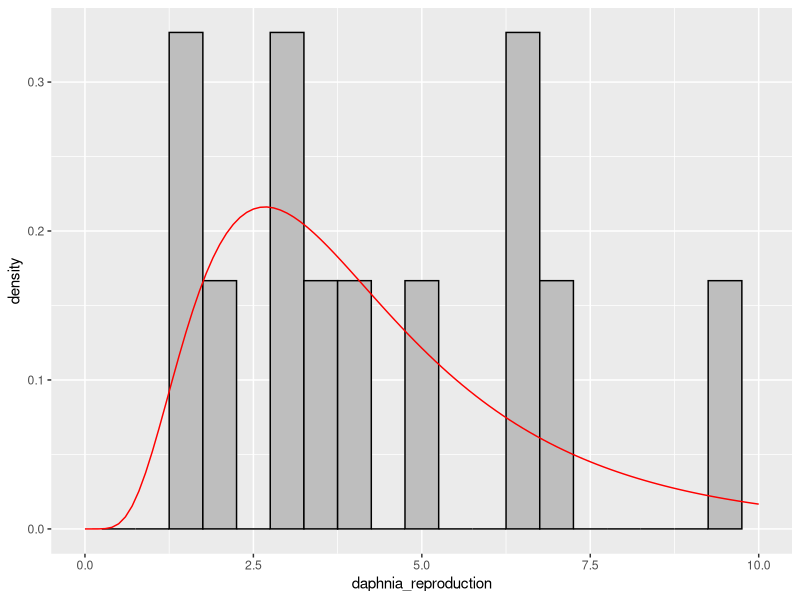
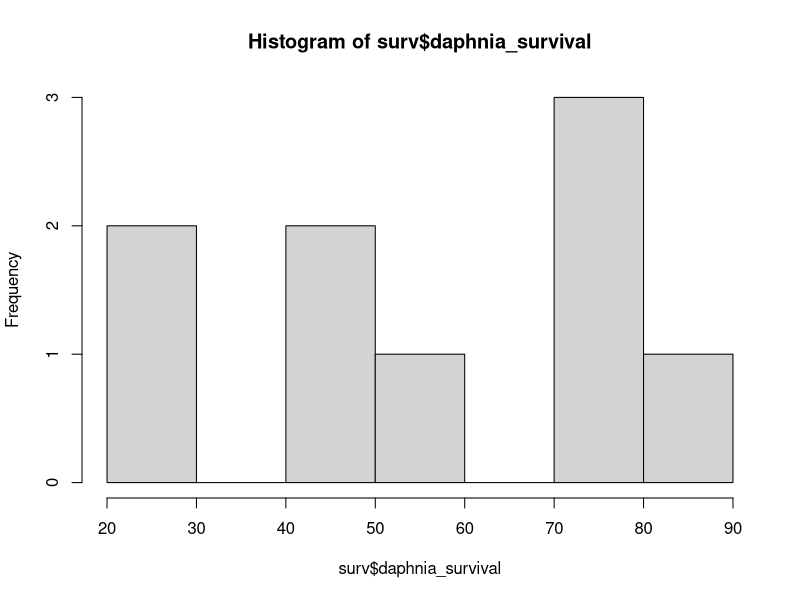
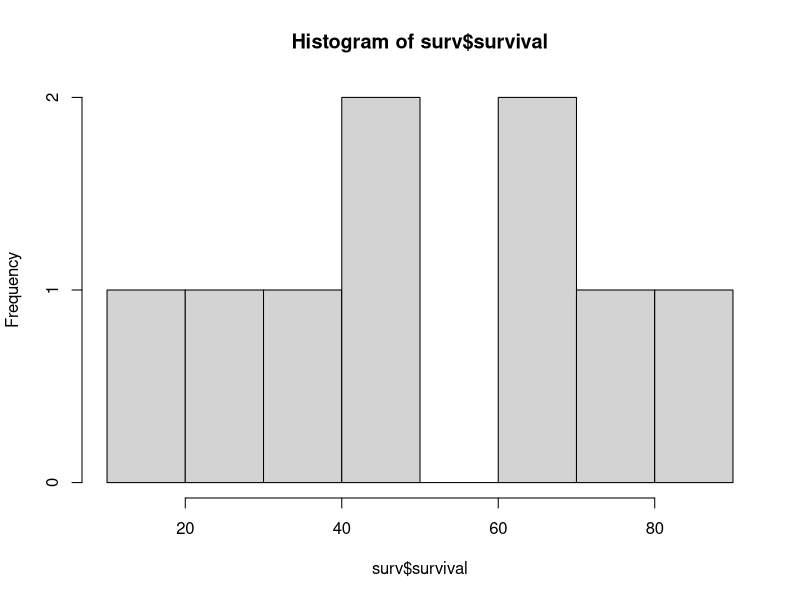
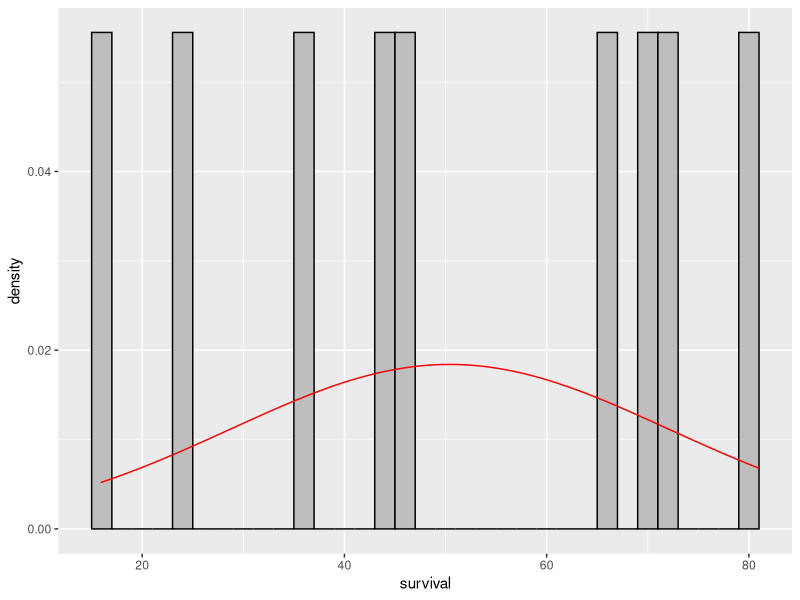
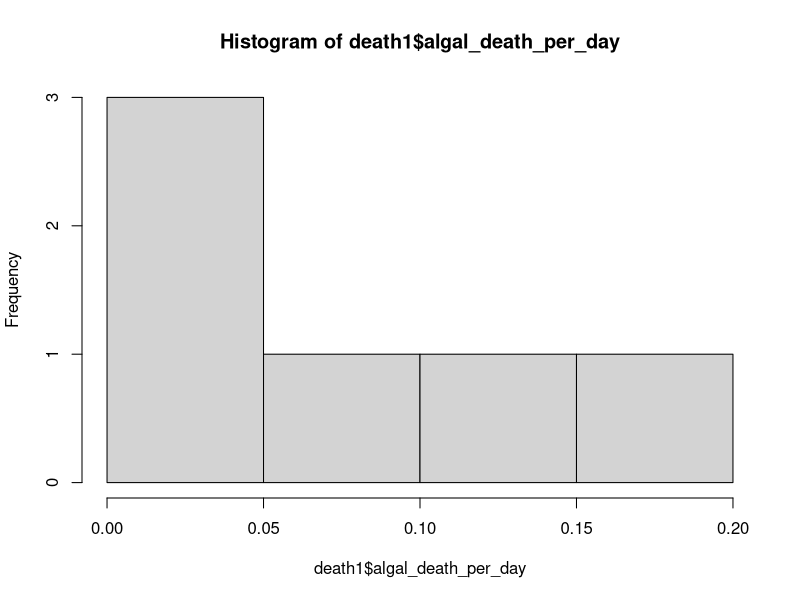
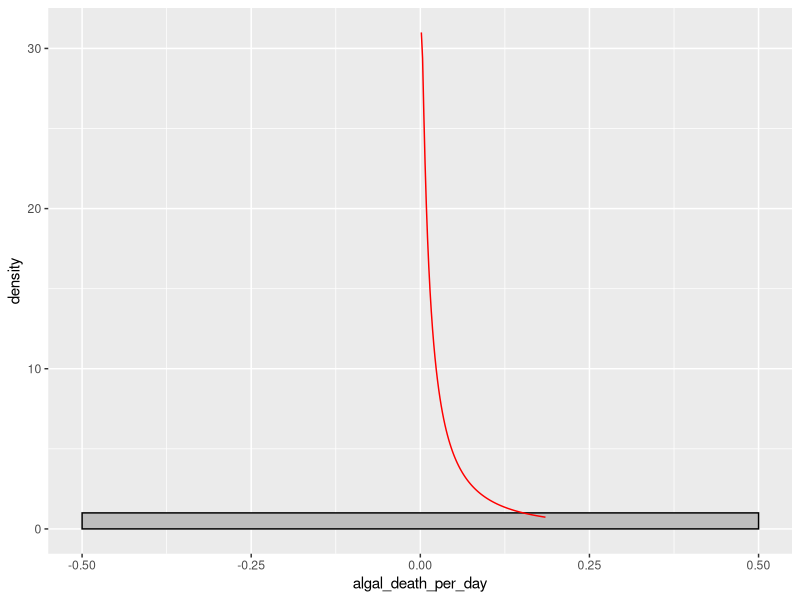
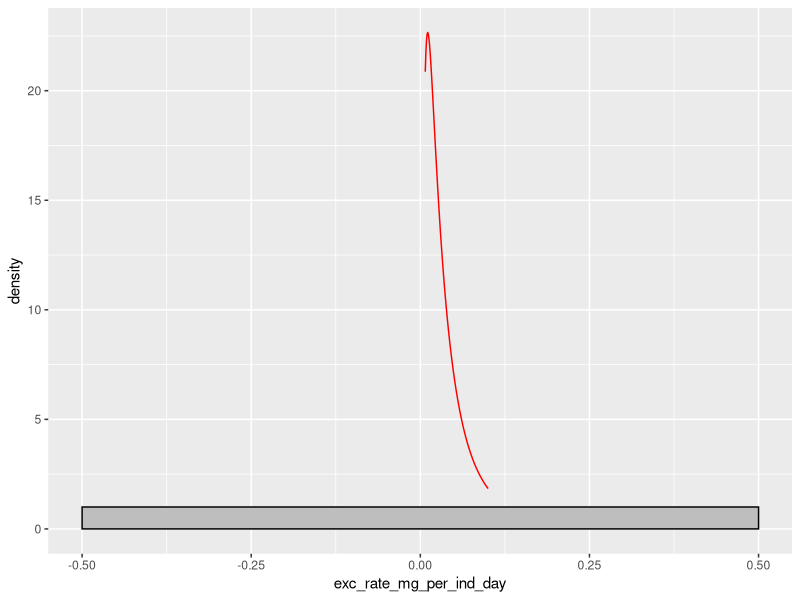
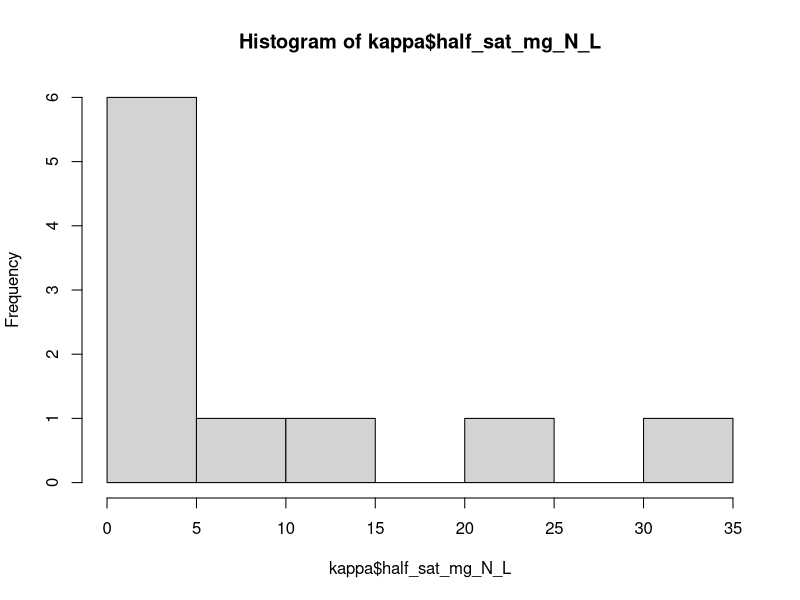

These charts were generated, in order, by the following R code: (Note: this script raises an error after producing the figures.)
## ---- chunk 1
knitr::opts_chunk$set(echo = TRUE)
library(tidyverse)
library(fitdistrplus)
lit <- read.csv("literature_extraction.csv")
## ---- chunk 2
fec_lit <- lit %>% dplyr::select(c("daphnia_reproduction", "sd_repro", "units_reproduction", "Replicates")) %>%
  filter(daphnia_reproduction != "NA")

q <- fitdist(fec_lit$daphnia_reproduction, "lnorm")
y <- seq(0,10, length = 100)
c <- dlnorm(y, meanlog = q$estimate[1], sdlog = q$estimate[2])

df<- data.frame(
  y = y,
  daphnia_reproduction = c
)

p <- ggplot(fec_lit) +
  geom_histogram(aes(x = daphnia_reproduction, y = ..density..),
                 binwidth = .5, fill = "grey", color = "black")+
    scale_x_continuous(limits=c(0,10))


## compute the function on the fly
dlfun <- function(x) {
    with(as.list(q$estimate), dlnorm(x, meanlog, sdlog))
}
p + stat_function(fun=dlfun, color="red")
## ---- chunk 3
surv <- lit %>% dplyr::select("Replicates","daphnia_survival","range") %>% drop_na(daphnia_survival)
hist(surv$daphnia_survival)
## subtract average number of days to large size (based on my experiment- because I need this to be a prior for survival after growth to adult)
surv$survival <- surv$daphnia_survival- 4.8
d<-fitdistr(surv$survival, "normal")
hist(surv$survival)
p <- ggplot(surv) +
  geom_histogram(aes(x = survival, y = ..density..),
                 binwidth = 2, fill = "grey", color = "black") 
dnfun <- function(x) {
    with(as.list(d$estimate), dnorm(x, mean, sd))
}
p + stat_function(fun=dnfun, color="red")

## ---- chunk 4
death1 <- lit %>% dplyr::select("Replicates","Genus","species","algal_death_per_day") %>% filter(algal_death_per_day != "NA")
hist(death1$algal_death_per_day)
dd <- fitdistr(death1$algal_death_per_day, "lognormal")
p <- ggplot(death1) +
  geom_histogram(aes(x = algal_death_per_day, y = ..density..),
                 binwidth = 1, fill = "grey", color = "black") 

dlfun <- function(x) {
  with(as.list(dd$estimate), dlnorm(x, meanlog, sdlog))
}
p + stat_function(fun=dlfun, color="red")

## ---- chunk 5
x <- lit %>% dplyr::select("Replicates", "Excretion.rate","exc_rate_mg_per_ind_day" , "sd_error_excretion", "units_excretion", "algal_conc") %>%
  filter(exc_rate_mg_per_ind_day != "NA") 
xx <- fitdistr(x$exc_rate_mg_per_ind_day, "lognormal")
p <- ggplot(x) +
  geom_histogram(aes(x = exc_rate_mg_per_ind_day, y = ..density..),
                 binwidth = 1, fill = "grey", color = "black") 

dlfun <- function(x) {
  with(as.list(xx$estimate), dlnorm(x, meanlog, sdlog))
}
p + stat_function(fun=dlfun, color="red")

## ---- chunk 6

kappa <- lit %>% dplyr::select(c("Replicates","half_sat_mg_N_L","sd_half_sat","range_half_sat")) %>% filter(half_sat_mg_N_L != "NA")

d <- fitdistr(kappa$half_sat_mg_N_L, "lognormal")

hist(kappa$half_sat_mg_N_L)
p <- ggplot(kappa) +
  geom_histogram(aes(x = half_sat_mg_N_L, y = ..density..),
                 binwidth = 1, fill = "grey", color = "black") 

dlfun <- function(x) {
  with(as.list(d$estimate), dlnorm(x, meanlog, sdlog))
}
p + stat_function(fun=dlfun, color="red")
## ---- chunk 7
alpha <- lit %>% dplyr::select("Replicates","max_ammonium_uptake","max_uptake_units","max_uptake_sd")%>% 
                filter(max_ammonium_uptake != "NA")

## ---- chunk 8
n <- lit %>%dplyr::select("Replicates","nitrification","units.6", "convert_mg_N_day", "sd.2","range.2","X75.quartile") %>%
  filter(nitrification != "NA")%>% filter(units.6 != "g NH4-N g per VSS per day") %>% 
  drop_na(convert_mg_N_day) %>% filter(units.6 != "mg N per g per dry weight day")
## VSS is volatile suspended solid...

n1 <- lit %>% drop_na(nitrification)%>% select_if(not_all_na)   ## drop rows with no response

d <- fitdist(n$convert_mg_N_day, "lnorm")

p <- ggplot(n) +
  geom_histogram(aes(x = convert_mg_N_day, y = ..density..),
                 binwidth = .2, fill = "grey", color = "black") 
## ---- chunk 9
f <- lit %>% dplyr::select("Replicates","Max_filtering","sd_filtering","CI_filtering_upper","CI_filtering_low","units",
                           "daphnia_size") %>% filter(Max_filtering != "NA") %>%
  filter(units != "millions cells per individual per hour") %>% 
  filter(units != "millions chlorella per indiv per hour")

hist(f$Max_filtering)
## ---- chunk 10

## ---- chunk 11

## ---- chunk 12

## ---- chunk 13

## ---- chunk 14
